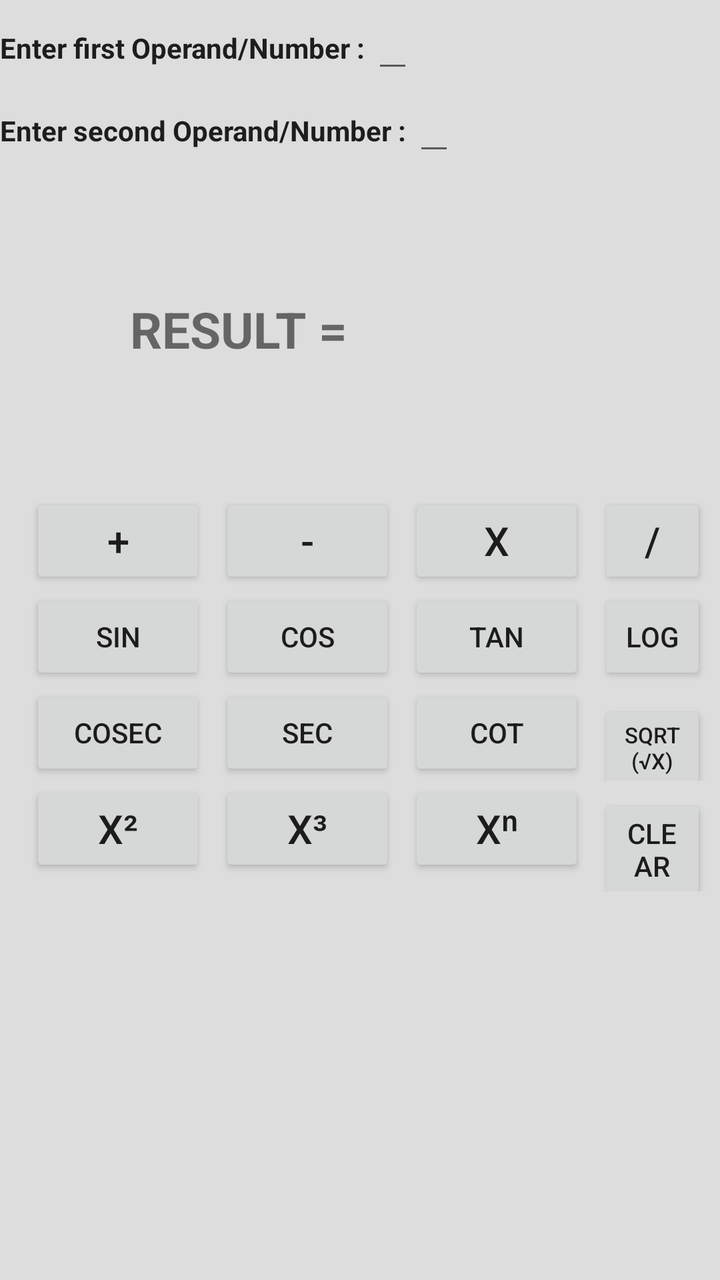
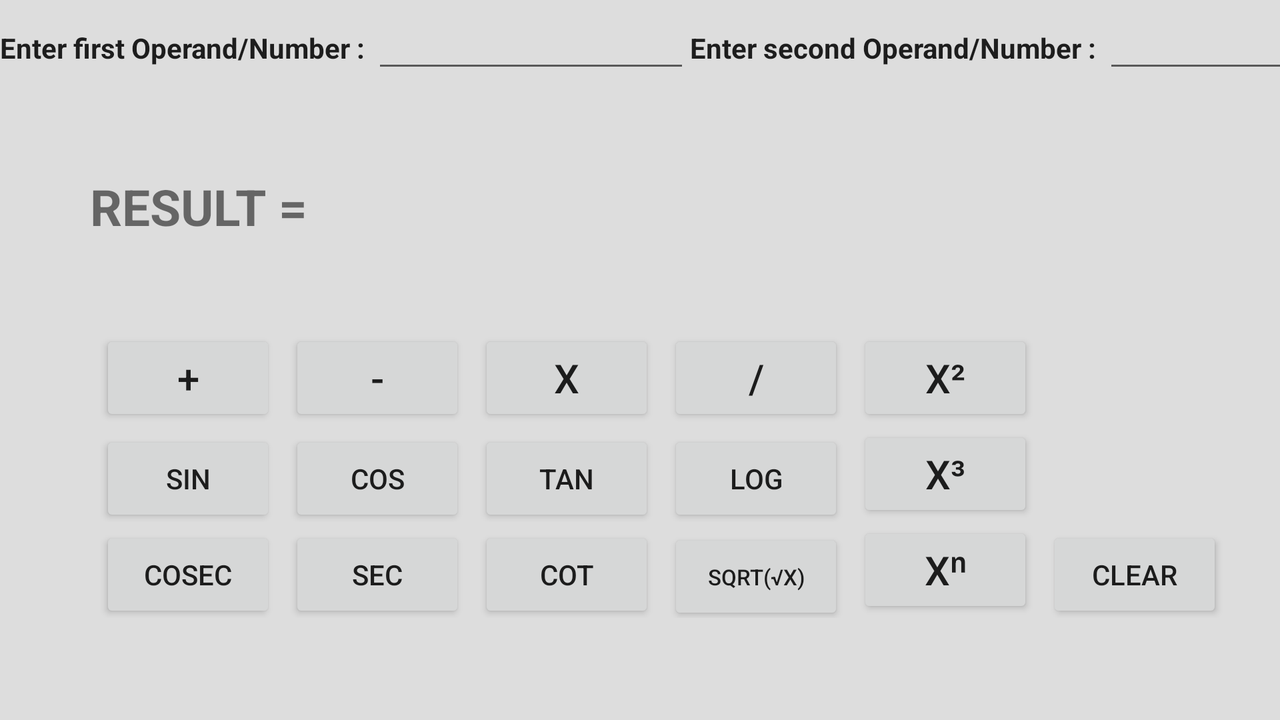

One screen, two layout resources from the same app: the default and the author's alternative for another configuration. Each is rendered where Android would select it; the XML of both is given below.
<!-- AndroidManifest.xml: application theme Theme.RJCALC -->
<!-- res/layout/activity_main.xml -->
<?xml version="1.0" encoding="utf-8"?>
<LinearLayout xmlns:android="http://schemas.android.com/apk/res/android"
    xmlns:app="http://schemas.android.com/apk/res-auto"
    xmlns:tools="http://schemas.android.com/tools"
    android:layout_width="match_parent"
    android:layout_height="match_parent"
    android:orientation="vertical"
    android:background="#DDDDDD"
    tools:context=".MainActivity">

    <LinearLayout
        android:layout_width="match_parent"
        android:layout_height="wrap_content"
        android:orientation="horizontal">

        <TextView
            android:layout_width="wrap_content"
            android:layout_height="wrap_content"
            android:text="Enter first Operand/Number : "
            android:textStyle="bold"
            android:textColor="@color/material_on_surface_emphasis_high_type"
            />

        <EditText
            android:layout_width="wrap_content"
            android:layout_height="wrap_content"
            android:id="@+id/txtnum1"
            android:inputType="numberDecimal"
            />

    </LinearLayout>
    <LinearLayout
        android:layout_width="wrap_content"
        android:layout_height="wrap_content"
        android:orientation="horizontal">

        <TextView
            android:layout_width="wrap_content"
            android:layout_height="wrap_content"
            android:textStyle="bold"
            android:textColor="@color/material_on_surface_emphasis_high_type"
            android:text="Enter second Operand/Number : "
            />

        <EditText
            android:layout_width="wrap_content"
            android:layout_height="wrap_content"
            android:id="@+id/txtnum2"
            android:inputType="numberDecimal"
            />
    </LinearLayout>

    <LinearLayout
        android:layout_width="wrap_content"
        android:layout_height="wrap_content"
        android:orientation="horizontal">

        <TextView
            android:layout_width="wrap_content"
            android:layout_height="wrap_content"
            android:textStyle="bold"
            android:text="RESULT = "
            android:textSize="25dp"
            android:padding="15dp"
            android:layout_margin="50dp"
            />

        <TextView
            android:layout_width="wrap_content"
            android:layout_height="wrap_content"
            android:padding="15dp"
            android:textSize="25dp"
            android:layout_marginTop="50dp"
            android:layout_marginLeft="-55dp"
            android:id="@+id/txtresult"
            android:inputType="numberDecimal"
            />
    </LinearLayout>

    <LinearLayout
        android:layout_width="wrap_content"
        android:layout_height="wrap_content"
        android:layout_marginLeft="15dp"
        android:orientation="horizontal">
        <Button
            android:layout_width="wrap_content"
            android:layout_height="wrap_content"
            android:text="+"
            android:id="@+id/plus"
            android:textSize="20dp"
            android:layout_marginRight="20px"/>

        <Button
            android:layout_width="wrap_content"
            android:layout_height="wrap_content"
            android:text="-"
            android:id="@+id/minus"
            android:textSize="20dp"
            android:layout_marginRight="20px"/>

        <Button
            android:layout_width="wrap_content"
            android:layout_height="wrap_content"
            android:text="X"
            android:id="@+id/multiply"
            android:textSize="20dp"
            android:layout_marginRight="20px"/>

        <Button
            android:layout_width="wrap_content"
            android:layout_height="wrap_content"
            android:text="/"
            android:id="@+id/divide"
            android:textSize="20dp"
            android:layout_marginRight="20px"/>

    </LinearLayout>

    <LinearLayout
        android:layout_width="wrap_content"
        android:layout_height="wrap_content"
        android:layout_marginLeft="15dp"
        android:orientation="horizontal">
        <Button
            android:layout_width="wrap_content"
            android:layout_height="wrap_content"
            android:text="SIN"
            android:id="@+id/sin"
            android:layout_marginRight="20px"/>

        <Button
            android:layout_width="wrap_content"
            android:layout_height="wrap_content"
            android:text="COS"
            android:id="@+id/cos"
            android:layout_marginRight="20px"/>

        <Button
            android:layout_width="wrap_content"
            android:layout_height="wrap_content"
            android:text="TAN"
            android:id="@+id/tan"
            android:layout_marginRight="20px"/>

        <Button
            android:layout_width="wrap_content"
            android:layout_height="wrap_content"
            android:text="LOG"
            android:id="@+id/log"
            android:layout_marginRight="20px"/>

    </LinearLayout>

    <LinearLayout
        android:layout_width="wrap_content"
        android:layout_height="wrap_content"
        android:layout_marginLeft="15dp"
        android:orientation="horizontal">
        <Button
            android:layout_width="wrap_content"
            android:layout_height="wrap_content"
            android:text="COSEC"
            android:id="@+id/cosec"
            android:layout_marginRight="20px"/>

        <Button
            android:layout_width="wrap_content"
            android:layout_height="wrap_content"
            android:text="SEC"
            android:id="@+id/sec"
            android:layout_marginRight="20px"/>

        <Button
            android:layout_width="wrap_content"
            android:layout_height="wrap_content"
            android:text="COT"
            android:id="@+id/cot"
            android:layout_marginRight="20px"/>

        <Button
            android:layout_width="wrap_content"
            android:layout_height="wrap_content"
            android:text="SQRT(√x)"
            android:id="@+id/sqrt"
            android:textSize="11dp"
            android:layout_marginRight="20px"/>

    </LinearLayout>

    <LinearLayout
        android:layout_width="wrap_content"
        android:layout_height="wrap_content"
        android:layout_marginLeft="15dp"
        android:orientation="horizontal">
        <Button
            android:layout_width="wrap_content"
            android:layout_height="wrap_content"
            android:text="x²"
            android:id="@+id/sqr"
            android:textSize="20dp"
            android:layout_marginRight="20px"/>

        <Button
            android:layout_width="wrap_content"
            android:layout_height="wrap_content"
            android:text="x³"
            android:id="@+id/cube"
            android:textSize="20dp"
            android:layout_marginRight="20px"/>

        <Button
            android:layout_width="wrap_content"
            android:layout_height="wrap_content"
            android:text="xⁿ"
            android:id="@+id/power"
            android:textSize="20dp"
            android:layout_marginRight="20px"/>

        <Button
            android:layout_width="wrap_content"
            android:layout_height="wrap_content"
            android:text="CLEAR"
            android:id="@+id/clear"
            android:layout_marginRight="20px"/>

    </LinearLayout>

</LinearLayout>
<!-- resources referenced by this layout -->
<resources>
  <style name="Theme.RJCALC" parent="Theme.MaterialComponents.DayNight.NoActionBar">
          
          <item name="colorPrimary">@color/purple_500</item>
          <item name="colorPrimaryVariant">@color/purple_700</item>
          <item name="colorOnPrimary">@color/white</item>
          
          <item name="colorSecondary">@color/teal_200</item>
          <item name="colorSecondaryVariant">@color/teal_700</item>
          <item name="colorOnSecondary">@color/black</item>
          
          <item name="android:statusBarColor" tools:targetApi="l">?attr/colorPrimaryVariant</item>
          
      </style>
</resources>
<!-- res/layout-land/activity_main.xml (the author's variant of the layout above) -->
<!-- drawn on the phone turned sideways -->
<?xml version="1.0" encoding="utf-8"?>
<LinearLayout xmlns:android="http://schemas.android.com/apk/res/android"
    xmlns:app="http://schemas.android.com/apk/res-auto"
    xmlns:tools="http://schemas.android.com/tools"
    android:layout_width="match_parent"
    android:layout_height="match_parent"
    android:background="#DDDDDD"
    android:orientation="vertical"
    tools:context=".MainActivity">

    <LinearLayout
        android:layout_width="match_parent"
        android:layout_height="wrap_content"
        android:orientation="horizontal">

        <TextView
            android:layout_width="wrap_content"
            android:layout_height="wrap_content"
            android:text="Enter first Operand/Number : "
            android:textColor="@color/material_on_surface_emphasis_high_type"
            android:textStyle="bold" />

        <EditText
            android:id="@+id/txtnum1"
            android:layout_width="159dp"
            android:layout_height="wrap_content"
            android:inputType="number" />

        <TextView
            android:layout_width="wrap_content"
            android:layout_height="wrap_content"
            android:text="Enter second Operand/Number : "
            android:textColor="@color/material_on_surface_emphasis_high_type"
            android:textStyle="bold" />

        <EditText
            android:id="@+id/txtnum2"
            android:layout_width="162dp"
            android:layout_height="wrap_content"
            android:inputType="number" />

    </LinearLayout>

    <LinearLayout
        android:layout_width="wrap_content"
        android:layout_height="wrap_content"
        android:orientation="horizontal">

    </LinearLayout>

    <LinearLayout
        android:layout_width="wrap_content"
        android:layout_height="wrap_content"
        android:orientation="horizontal">

        <TextView
            android:layout_width="wrap_content"
            android:layout_height="wrap_content"
            android:layout_margin="30dp"
            android:padding="15dp"
            android:text="RESULT = "
            android:textSize="25dp"
            android:textStyle="bold" />

        <TextView
            android:id="@+id/txtresult"
            android:layout_width="wrap_content"
            android:layout_height="wrap_content"
            android:layout_marginLeft="-55dp"
            android:layout_marginTop="50dp"
            android:inputType="number"
            android:padding="15dp"
            android:textSize="25dp" />
    </LinearLayout>

    <LinearLayout
        android:layout_width="wrap_content"
        android:layout_height="wrap_content"
        android:layout_marginLeft="50dp"
        android:orientation="horizontal">

        <Button
            android:id="@+id/plus"
            android:layout_width="wrap_content"
            android:layout_height="wrap_content"
            android:layout_marginRight="20px"
            android:text="+"
            android:textSize="20dp" />

        <Button
            android:id="@+id/minus"
            android:layout_width="wrap_content"
            android:layout_height="wrap_content"
            android:layout_marginRight="20px"
            android:text="-"
            android:textSize="20dp" />

        <Button
            android:id="@+id/multiply"
            android:layout_width="wrap_content"
            android:layout_height="wrap_content"
            android:layout_marginRight="20px"
            android:text="X"
            android:textSize="20dp" />

        <Button
            android:id="@+id/divide"
            android:layout_width="wrap_content"
            android:layout_height="wrap_content"
            android:layout_marginRight="20px"
            android:text="/"
            android:textSize="20dp" />

        <Button
            android:id="@+id/sqr"
            android:layout_width="wrap_content"
            android:layout_height="wrap_content"
            android:layout_marginRight="20px"
            android:text="x²"
            android:textSize="20dp" />




    </LinearLayout>

    <LinearLayout
        android:layout_width="wrap_content"
        android:layout_height="wrap_content"
        android:layout_marginLeft="50dp"
        android:orientation="horizontal">

        <Button
            android:id="@+id/sin"
            android:layout_width="wrap_content"
            android:layout_height="wrap_content"
            android:layout_marginRight="20px"
            android:text="SIN" />

        <Button
            android:id="@+id/cos"
            android:layout_width="wrap_content"
            android:layout_height="wrap_content"
            android:layout_marginRight="20px"
            android:text="COS" />

        <Button
            android:id="@+id/tan"
            android:layout_width="wrap_content"
            android:layout_height="wrap_content"
            android:layout_marginRight="20px"
            android:text="TAN" />

        <Button
            android:id="@+id/log"
            android:layout_width="wrap_content"
            android:layout_height="wrap_content"
            android:layout_marginRight="20px"
            android:text="LOG" />

        <Button
            android:id="@+id/cube"
            android:layout_width="wrap_content"
            android:layout_height="wrap_content"
            android:layout_marginRight="20px"
            android:text="x³"
            android:textSize="20dp" />

    </LinearLayout>

    <LinearLayout
        android:layout_width="wrap_content"
        android:layout_height="wrap_content"
        android:layout_marginLeft="50dp"
        android:orientation="horizontal">

        <Button
            android:id="@+id/cosec"
            android:layout_width="wrap_content"
            android:layout_height="wrap_content"
            android:layout_marginRight="20px"
            android:text="COSEC" />

        <Button
            android:id="@+id/sec"
            android:layout_width="wrap_content"
            android:layout_height="wrap_content"
            android:layout_marginRight="20px"
            android:text="SEC" />

        <Button
            android:id="@+id/cot"
            android:layout_width="wrap_content"
            android:layout_height="wrap_content"
            android:layout_marginRight="20px"
            android:text="COT" />

        <Button
            android:id="@+id/sqrt"
            android:layout_width="wrap_content"
            android:layout_height="wrap_content"
            android:layout_marginRight="20px"
            android:text="SQRT(√x)"
            android:textSize="11dp" />

        <Button
            android:id="@+id/power"
            android:layout_width="wrap_content"
            android:layout_height="wrap_content"
            android:layout_marginRight="20px"
            android:text="xⁿ"
            android:textSize="20dp" />

        <Button
            android:id="@+id/clear"
            android:layout_width="wrap_content"
            android:layout_height="wrap_content"
            android:layout_marginRight="20px"
            android:text="CLEAR" />

    </LinearLayout>

</LinearLayout>
